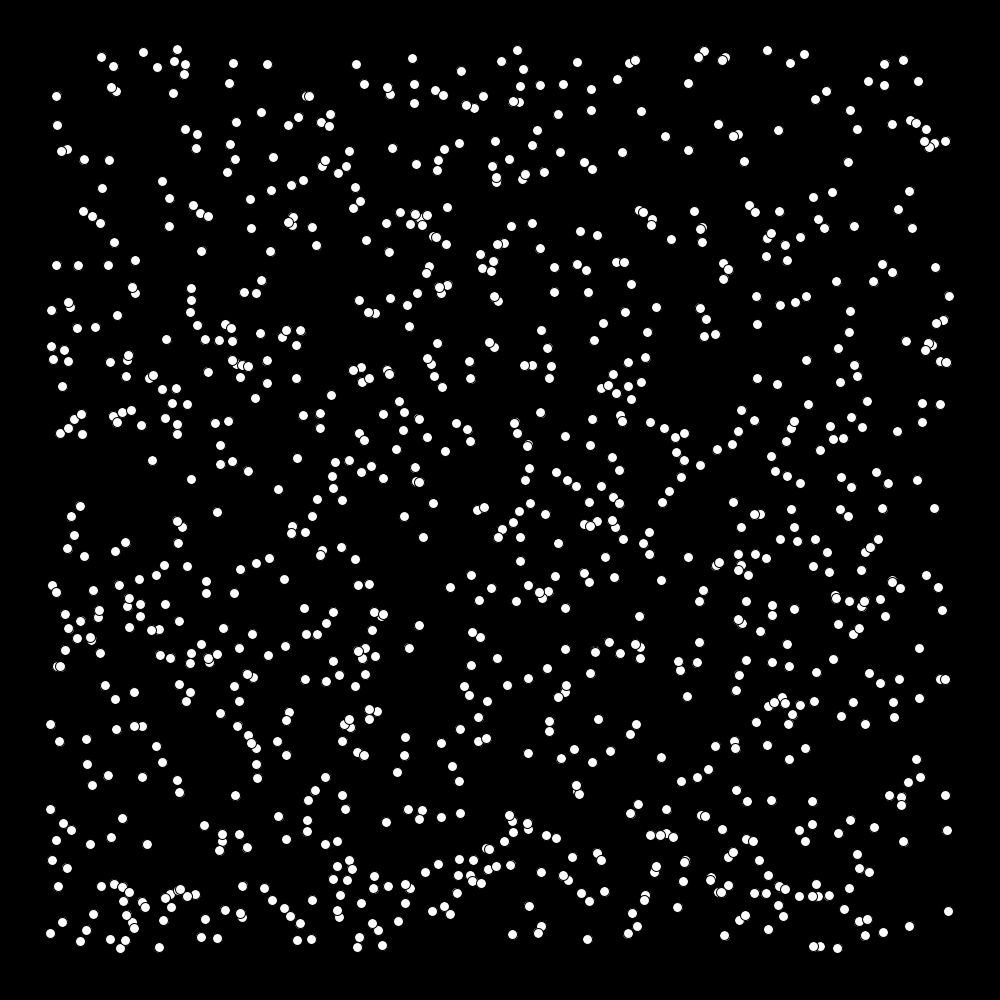
Frame 1 (no input)
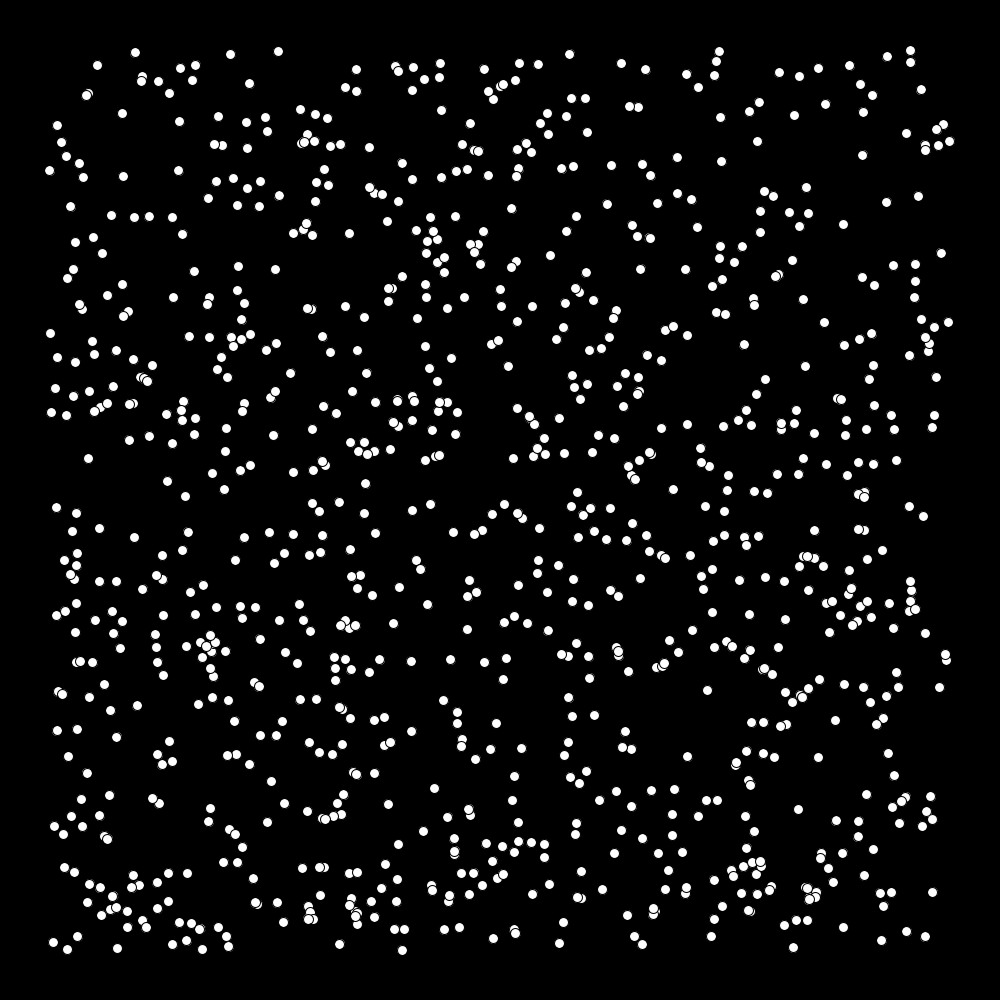
Frame 60 (the mouse pressed at the canvas centre just before this capture)
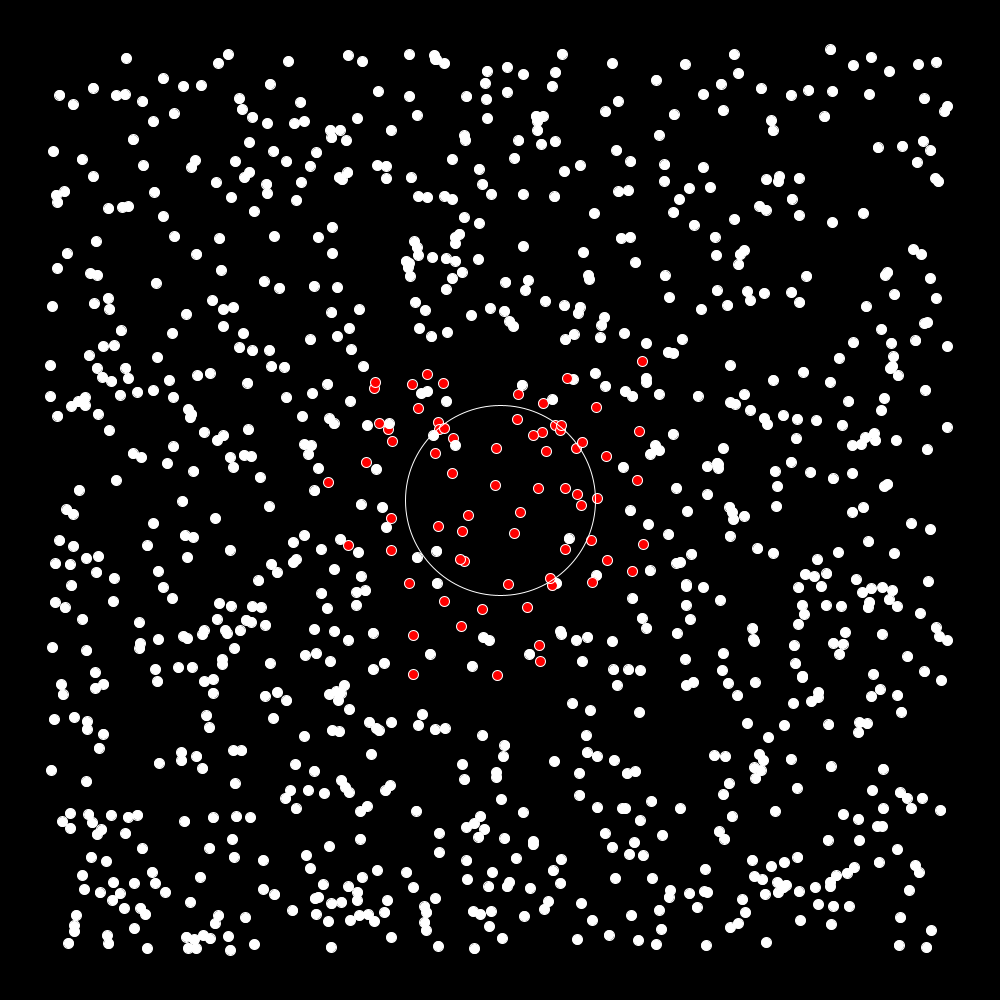
Frame 120 (the mouse held since frame 60 and released just before this capture)

The Processing sketch that drew these frames (run headless with seeded random() and noise(); from frame 60 on, the mouse is pressed at the canvas centre):

// Processing sketch: Final_Project
// ── Final_Project.pde
Node[] nodes;

boolean newWave = false;
float radXPos, radYPos;
float radiusX = 100, radiusY =100;
float infectRadius = 0;
float infectChance = 100;
int clickChances = 3;
void setup() {
  
  
  size(1000, 1000);
  
  nodes = new Node[1000];
  
  for(int i = 0; i < nodes.length; i++) {
  
    nodes[i] = new Node();
    nodes[i].Update();
  }
  
  
  
}

void draw() {
  background(0);
  
  for(Node node : nodes) {
    node.Display();
    node.Count();
  }
  
  if(mousePressed && clickChances > 0) {
    newWave = true;
    radXPos = mouseX;
    radYPos = mouseY;
    
  }
  
  if(newWave) {
      Radius();
      Infect();
  }
  
}


void Radius() {
    
    noFill();
    stroke(255);
    ellipse(radXPos, radYPos, radiusX, radiusY); 
    
     radiusX+=10;
    radiusY+=10;
    infectChance -= 4;
    if(radiusY >= 350) {
        
        newWave = false;
        radiusY = 100;
        radiusX = 100;
        infectRadius = 0;
        infectChance = 100;
        clickChances--;
        for(Node node: nodes) {
          node.hit =false;
        }
    }
    
   infectRadius += 10;
   
   
}

void Infect() {

    for(Node node : nodes) {
    
        float dist = dist(radXPos, radYPos, node.nodePos.x, node.nodePos.y);
        
        if(dist <= infectRadius - 50 && node.hit == false) {
            
            node.hit = true;
            node.Infected(infectRadius - 50);
            
        }
    }
}

// ── Nodes.pde
class Node {

    
    float xPos = random(50, 950);
    float yPos = random(50, 950);
    PVector nodePos = new PVector(xPos, yPos);
    float ySpeed;
    float xSpeed; 
    float timer; 
    float currentTime; 
    boolean hit= false;
    
    color col = color(255);
    void Update() {
      ySpeed = random(-0.5, 0.5);
      xSpeed = random(-0.5, 0.5);
      timer = random(2000, 5000);
      currentTime = millis();
   }
   
   
    void Display() {
      
      nodePos.x += xSpeed;
      nodePos.y += ySpeed;
      fill(col);
      ellipse(nodePos.x, nodePos.y, 10, 10);
      
      
      if(nodePos.x > 950 || nodePos.x < 50) {
      
        xSpeed *= -1;
      }
      
      if(nodePos.y > 950 || nodePos.y < 50) {
      
        ySpeed *= -1;
      }
      
      
    }
    
    void Count() {
        
      
      if(millis() > currentTime + timer) {
      
        Update();
      }
      
    }
    
    void Infected(float infectRadius) {
    
      
      float roll = random(0, 100);
      println("roll: " + roll);
      println("chance: " + infectRadius / 2);
      
      if(roll > infectRadius / 2) {
        col = color(255, 0, 0);
      }
      
      
    }
}

// ── Slider.pde
class Slider {
  
  float xSize = 100, ySize = 10;
  float eXPos = 550, eYPos = 850;
  float opacityValue = 100;
  float minValue = eXPos; 
  float maxValue = eXPos + xSize;


  void Show() {
    
    
    rect(550, height - 155, xSize, ySize); 
    stroke(0);
    ellipse(eXPos, eYPos, 15, 15);

    
    
  }

  void Slide() {

    if (eXPos > minValue && eXPos < maxValue) {

      eXPos = mouseX;
    } 

    if (eXPos <= minValue) {

      eXPos = minValue + 1;
    }

    if (eXPos >= maxValue) {

      eXPos = maxValue - 1;
    }


    //Show();
  }
}
